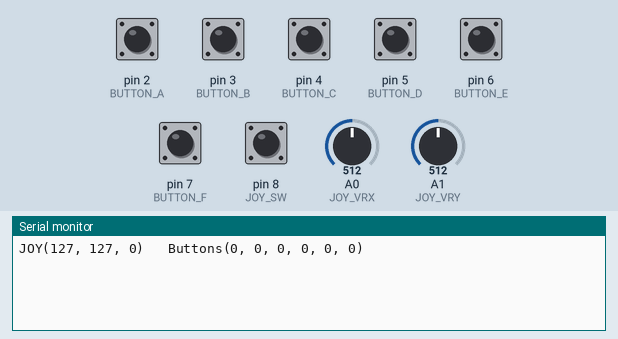
The sketch below on a simulated Arduino Uno, built with avr-gcc and run on an emulated ATmega328P. Parts: the last lines printed to the serial monitor. The test bench sets the inputs (shaded band); at power-on: pin 2 (BUTTON_A), pin 3 (BUTTON_B), pin 4 (BUTTON_C), pin 5 (BUTTON_D), pin 6 (BUTTON_E), pin 7 (BUTTON_F), pin 8 (JOY_SW) HIGH, A0 (JOY_VRX) = 512, A1 (JOY_VRY) = 512. No radio packets arrive unless stated.

Above: at 1.2 s.
1.3 s: A0 (JOY_VRX) set to 716
At 2.0 s:
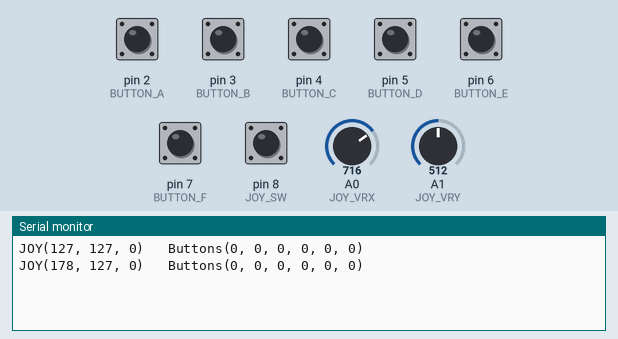
2.8 s: A1 (JOY_VRY) set to 716
At 4.0 s:
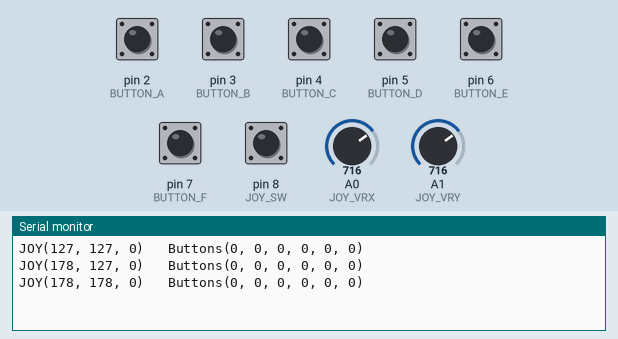
4.3 s: pin 8 (JOY_SW) pulled LOW for 0.15 s
At 4.9 s:
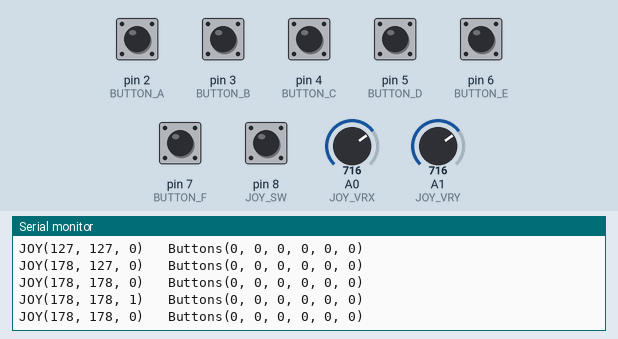
5.9 s: A0 (JOY_VRX) set to 900
At 6.6 s:
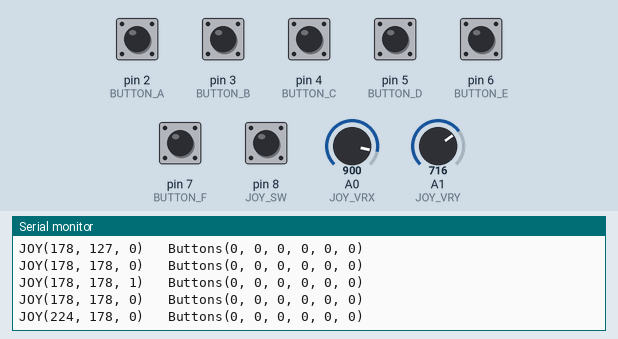
7.4 s: pin 8 (JOY_SW) pulled LOW for 1 s
At 9.6 s:
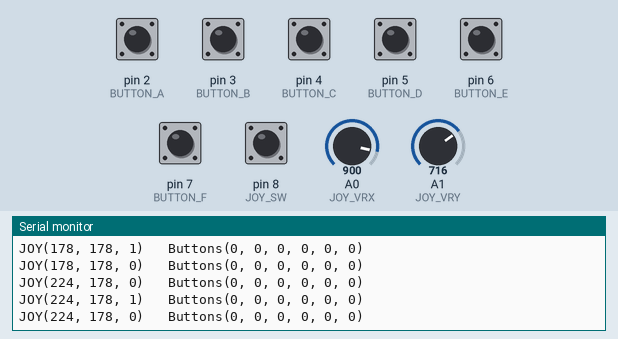
9.9 s: A1 (JOY_VRY) set to 900
At 10.9 s:
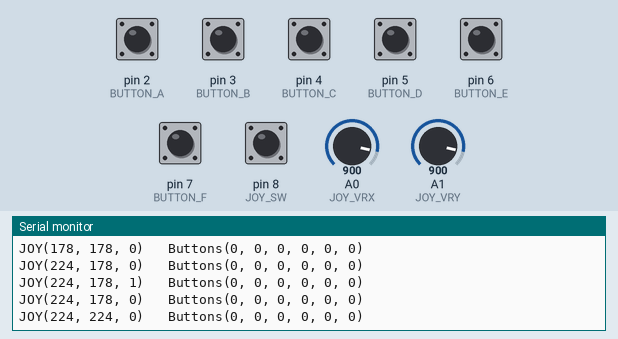
Timing chart, 0 to 12.4 s (numbered marks = the images above; inputs shaded):
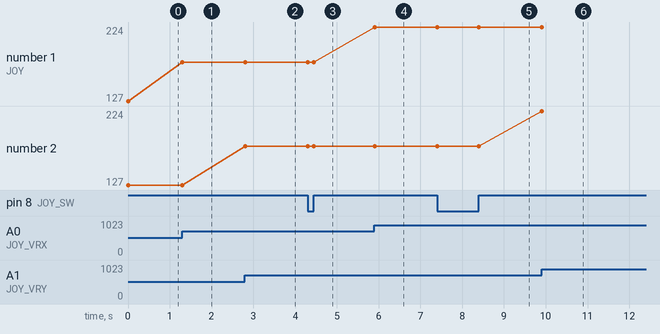

The sketch:

joystickShield.ino
```cpp
/*
  Vitaliy Polyakov (c), polyakov.vs@mail.ru, 2024.
  Joystick Shield Transmitter (передатчик, TX)
*/

#include <SPI.h>
#include "nRF24L01.h"
#include "RF24.h"

// Joystick
#define JOY_VRX A0     // A0
#define JOY_VRY A1     // A1
#define JOY_SW 8       // D8

// Buttons
#define BUTTON_A 2      // D2
#define BUTTON_B 3      // D3
#define BUTTON_C 4      // D4
#define BUTTON_D 5      // D5
#define BUTTON_E 6      // D6
#define BUTTON_F 7      // D7

// nRF24L01
// "создать" модуль на пинах 9 и 10 Для Уно
RF24 radio(9, 10);

//возможные номера труб
byte address[][6] = {"1Node", "2Node", "3Node", "4Node", "5Node", "6Node"};

// массив, хранящий передаваемые данные
byte transmit_data[9];
// массив, хранящий последние переданные данные
byte latest_data[9];
// флажок отправки данных
boolean flag;

void setup() {
  Serial.begin(9600);

  pinMode(JOY_VRX, INPUT);
  pinMode(JOY_VRY, INPUT);
  pinMode(JOY_SW, INPUT_PULLUP);

  pinMode(BUTTON_A, INPUT_PULLUP);
  pinMode(BUTTON_B, INPUT_PULLUP);
  pinMode(BUTTON_C, INPUT_PULLUP);
  pinMode(BUTTON_D, INPUT_PULLUP);
  pinMode(BUTTON_E, INPUT_PULLUP);
  pinMode(BUTTON_F, INPUT_PULLUP);

  // активировать модуль
  radio.begin();
  // режим подтверждения приёма, 1 вкл 0 выкл
  radio.setAutoAck(1);
  // время между попыткой достучаться, число попыток
  radio.setRetries(0, 15);
  // разрешить отсылку данных в ответ на входящий сигнал
  radio.enableAckPayload();
  // размер пакета, в байтах
  radio.setPayloadSize(32);
  // мы - труба 0, открываем канал для передачи данных
  radio.openWritingPipe(address[0]);
  // выбираем канал (в котором нет шумов!)
  radio.setChannel(0x60);
  // уровень мощности передатчика. На выбор RF24_PA_MIN, RF24_PA_LOW,
  // RF24_PA_HIGH, RF24_PA_MAX
  radio.setPALevel (RF24_PA_MAX);

  // скорость обмена. На выбор RF24_2MBPS, RF24_1MBPS, RF24_250KBPS
  // должна быть одинакова на приёмнике и передатчике!
  // при самой низкой скорости имеем самую высокую чувствительность и дальность!
  radio.setDataRate (RF24_250KBPS);
  // начать работу
  radio.powerUp();
  // не слушаем радиоэфир, мы передатчик
  radio.stopListening();
}

void loop() {
  // Joystick data
  transmit_data[0] = map(analogRead(JOY_VRX), 0, 1023, 0, 255);
  transmit_data[1] = map(analogRead(JOY_VRY), 0, 1023, 0, 255);
  transmit_data[2] = !digitalRead(JOY_SW);

  // Buttons A..F data
  transmit_data[3] = !digitalRead(BUTTON_A);
  transmit_data[4] = !digitalRead(BUTTON_B);
  transmit_data[5] = !digitalRead(BUTTON_C);
  transmit_data[6] = !digitalRead(BUTTON_D);
  transmit_data[7] = !digitalRead(BUTTON_E);
  transmit_data[8] = !digitalRead(BUTTON_F);

  // в цикле от 0 до числа каналов
  for (int i = 0; i < 3; i++) {
    // если есть изменения в transmit_data
    if (transmit_data[i] != latest_data[i]) {
      // поднять флаг отправки по радио
      flag = 1;
      // запомнить последнее изменение
      latest_data[i] = transmit_data[i];
    }
  }

  if (flag == 1) {
    // включить передатчик
    radio.powerUp();
    // отправить по радио
    radio.write(&transmit_data, sizeof(transmit_data));
    // опустить флаг
    flag = 0;
    // выключить передатчик
    printData();
    radio.powerDown();
  }
}

void printData() {
    Serial.print("JOY(");
    Serial.print(transmit_data[0]);
    Serial.print(", ");
    Serial.print(transmit_data[1]);
    Serial.print(", ");
    Serial.print(transmit_data[2]);
    Serial.print(") ");
    Serial.print("\t");

    Serial.print("Buttons(");
    Serial.print(transmit_data[3]);
    Serial.print(", ");
    Serial.print(transmit_data[4]);
    Serial.print(", ");
    Serial.print(transmit_data[5]);
    Serial.print(", ");
    Serial.print(transmit_data[6]);
    Serial.print(", ");
    Serial.print(transmit_data[7]);
    Serial.print(", ");
    Serial.print(transmit_data[8]);
    Serial.print(")");

    Serial.print("\n");
}
```

Measured:
- after the input at 1.3 s, the serial monitor: prints a new line at once (image 1)
- after the input at 2.8 s, the serial monitor: prints a new line at once (image 2)
- after the input at 4.3 s, the serial monitor: prints a new line at once (image 3)
- after the input at 5.9 s, the serial monitor: prints a new line at once (image 4)
- after the input at 7.4 s, the serial monitor: prints a new line at once (image 5)
- after the input at 9.9 s, the serial monitor: prints a new line at once (image 6)
- plotted number 1: 127 → 178 after the input at 1.3 s, 178 → 224 after the input at 5.9 s
